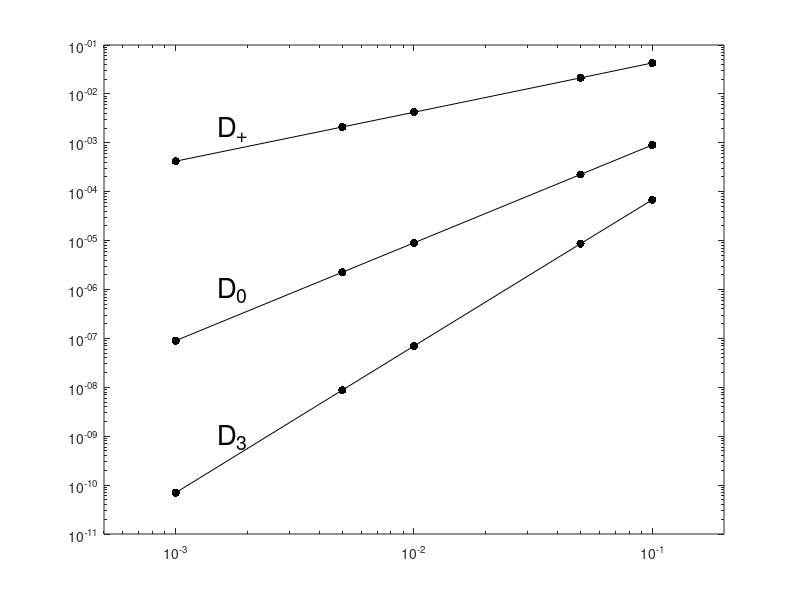

Write MATLAB code to recreate this figure.
% FDRATES  Reproduce Figure 1.2 in LeVeque showing errors
% from several FD formulas.

h = [0.1 0.05 0.01 0.005 0.001];
u = @sin;                         % u is a function handle
x = 1.0;   duexact = cos(x);
Dplus = (u(x+h) - u(x)) ./ h;
D0    = (u(x+h) - u(x-h)) ./ (2.0 * h);
D3    = (2.0 * u(x+h) + 3.0 * u(x) - 6.0 * u(x-h) + u(x-2.0*h)) ...
        ./ (6.0 * h);
loglog(h,abs(Dplus - duexact),'k.-','markersize',18)
hold on
loglog(h,abs(D0 - duexact),'k.-','markersize',18)
loglog(h,abs(D3 - duexact),'k.-','markersize',18)
text(0.0015,2.0e-3,'D_+','fontsize',20)
text(0.0015,1.0e-6,'D_0','fontsize',20)
text(0.0015,1.0e-9,'D_3','fontsize',20)
hold off
axis([5.0e-4 0.2 1.0e-11 0.1])
